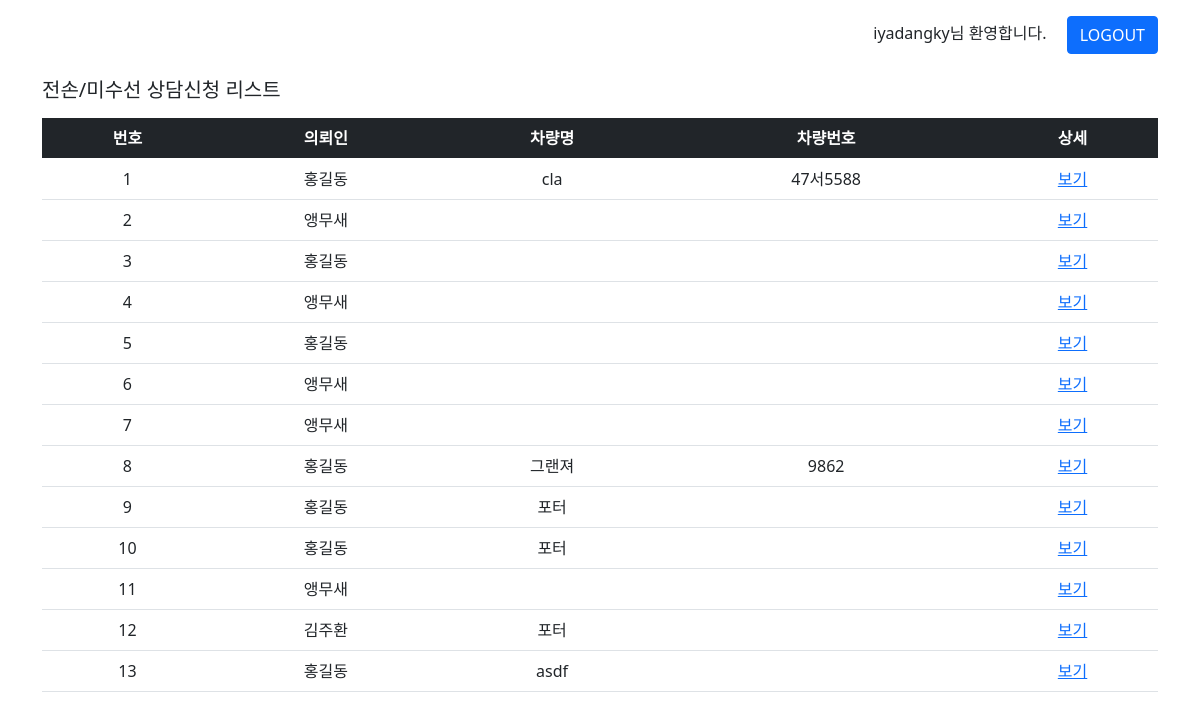
The page /posts/ (signed in) on the database its author committed.
### posts/models.py (models this page shows)
class Post(models.Model):
    created_at = models.DateTimeField()
    password = models.CharField(max_length=50, null=True)
    client = models.CharField(max_length=50, null=True)
    phoneNumber = models.CharField(max_length=50, null=True)
    contact = models.CharField(max_length=50, null=True)
    carModel = models.CharField(max_length=50, null=True)
    carNumber = models.CharField(max_length=50, null=True)
    birth = models.CharField(max_length=50, null=True)
    trim = models.CharField(max_length=50, null=True)
    fuel = models.CharField(max_length=50, null=True)
    driveType = models.CharField(max_length=50, null=True)
    airbag = models.CharField(max_length=50, null=True)
    mileage = models.CharField(max_length=50, null=True)
    eventDate = models.CharField(max_length=50, null=True)
    repairCost = models.CharField(max_length=50, null=True)
    proposedCompensation = models.CharField(max_length=50, null=True)
    insuranceCompany = models.CharField(max_length=50, null=True)
    faultRatio = models.CharField(max_length=50, null=True)
    location = models.CharField(max_length=50, null=True)
    others1 = models.CharField(max_length=50, null=True)
    others2 = models.CharField(max_length=50, null=True)
    others3 = models.CharField(max_length=50, null=True)
    note = models.CharField(max_length=500, null=True)
    addition = models.CharField(max_length=500, null=True)
    price = models.CharField(max_length=50, null=True)
    image1 = models.FileField(upload_to='posts', null=True)
    image2 = models.FileField(upload_to='posts', null=True)
    image3 = models.FileField(upload_to='posts', null=True)
    image4 = models.FileField(upload_to='posts', null=True)
    image5 = models.FileField(upload_to='posts', null=True)
    image6 = models.FileField(upload_to='posts', null=True)
    image7 = models.FileField(upload_to='posts', null=True)
    image8 = models.FileField(upload_to='posts', null=True)
    image9 = models.FileField(upload_to='posts', null=True)
    image10 = models.FileField(upload_to='posts', null=True)
    image11 = models.FileField(upload_to='posts', null=True)
    image12 = models.FileField(upload_to='posts', null=True)
    image13 = models.FileField(upload_to='posts', null=True)
    image14 = models.FileField(upload_to='posts', null=True)
    image15 = models.FileField(upload_to='posts', null=True)
    image16 = models.FileField(upload_to='posts', null=True)
    image17 = models.FileField(upload_to='posts', null=True)

### posts/views.py (the view)
# urls.py: path('', views.index, name="index"),
def index(request):
    posts = Post.objects.all()
    context = {'posts' : posts}
    return render(request, 'posts/index.html', context)

### posts/templates/posts/index.html (shortened to what this page needs)
{% extends 'base.html' %}
{% load static %}
{% block content %}
    <div class="container">
        <h5 class="mb-3">전손/미수선 상담신청 리스트</h5>
        {% if request.user.is_staff %}
        <table class="table text-center mb-4">
            <thead class="table-dark">
                <tr>
                    <th>번호</th>
                    <th>의뢰인</th>
                    <th>차량명</th>
                    <th>차량번호</th>
                    <th>상세</th>
                </tr>
            </thead>
            <tbody>
                {% for post in posts %}
                <tr>
                    <td>{{ post.id }}</td>
                    <td>{{ post.client }}</td>
                    <td>{{ post.carModel }}</td>
                    <td>{{ post.carNumber }}</td>
                    <td><a href="{% url 'posts:detail' post.id %}">보기</a></td>
                </tr>
                {% endfor %}
            </tbody>
        </table>
        {% endif %}
    </div>
{% endblock %}

### templates/base.html (shortened to what this page needs)
{% load static %}
<!DOCTYPE html>
<html lang="ko">
<head>
    <link href="https://cdn.jsdelivr.net/npm/bootstrap@5.0.2/dist/css/bootstrap.min.css" rel="stylesheet">
    <link rel="stylesheet" href="{% static 'style.css' %}">
    <link rel="stylesheet" href="{% static 'posts/style.css' %}">
</head>
<body>
    <div class="container pt-3 mb-4" style="display: flex; justify-content: flex-end;">
        {% if user.is_authenticated %}
            <form method="POST" action="{% url 'accounts:logout' %}">
                {{ user.get_username }}님 환영합니다.
                <button type="submit" class="btn btn-primary ms-3">LOGOUT</button>
            </form>
        {% endif %}
    </div>
    {% block content %}
    {% endblock %}
</body>
</html>

### rows shown on the page
Post: id "1", client "홍길동", carModel "cla", carNumber "47서5588"
Post: id "2", client "앵무새"
Post: id "3", client "홍길동"
Post: id "4", client "앵무새"
Post: id "5", client "홍길동"
Post: id "6", client "앵무새"
Post: id "7", client "앵무새"
Post: id "8", client "홍길동", carModel "그랜져", carNumber "9862"
Post: id "9", client "홍길동", carModel "포터"
Post: id "10", client "홍길동", carModel "포터"
Post: id "11", client "앵무새"
Post: id "12", client "김주환", carModel "포터"
Post: id "13", client "홍길동", carModel "asdf"

### other values the page prints
{{ user.get_username }} "iyadangky"
